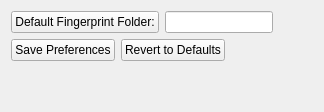
      <widget class="QWidget" name="tab_3" >
       <attribute name="title" >
        <string>Preferences</string>
       </attribute>
       <layout class="QVBoxLayout" >
        <item>
         <layout class="QGridLayout" >
          <item row="0" column="0" >
           <layout class="QVBoxLayout" >
            <item>
             <layout class="QHBoxLayout" >
              <item>
               <widget class="QPushButton" name="fpFolder_Btn" >
                <property name="enabled" >
                 <bool>true</bool>
                </property>
                <property name="text" >
                 <string>Default Fingerprint Folder:</string>
                </property>
               </widget>
              </item>
              <item>
               <widget class="QLineEdit" name="fpFolder_LE" >
                <property name="readOnly" >
                 <bool>true</bool>
                </property>
               </widget>
              </item>
             </layout>
            </item>
            <item>
             <layout class="QHBoxLayout" >
              <item>
               <widget class="QPushButton" name="savePref_Btn" >
                <property name="text" >
                 <string>Save Preferences</string>
                </property>
               </widget>
              </item>
              <item>
               <widget class="QPushButton" name="revert_Btn" >
                <property name="text" >
                 <string>Revert to Defaults</string>
                </property>
               </widget>
              </item>
              <item>
               <spacer>
                <property name="orientation" >
                 <enum>Qt::Horizontal</enum>
                </property>
                <property name="sizeHint" stdset="0" >
                 <size>
                  <width>40</width>
                  <height>20</height>
                 </size>
                </property>
               </spacer>
              </item>
             </layout>
            </item>
           </layout>
          </item>
          <item row="0" column="1" >
           <spacer>
            <property name="orientation" >
             <enum>Qt::Horizontal</enum>
            </property>
            <property name="sizeHint" stdset="0" >
             <size>
              <width>40</width>
              <height>20</height>
             </size>
            </property>
           </spacer>
          </item>
          <item row="1" column="0" >
           <spacer>
            <property name="orientation" >
             <enum>Qt::Vertical</enum>
            </property>
            <property name="sizeHint" stdset="0" >
             <size>
              <width>20</width>
              <height>40</height>
             </size>
            </property>
           </spacer>
          </item>
         </layout>
        </item>
       </layout>
      </widget>
